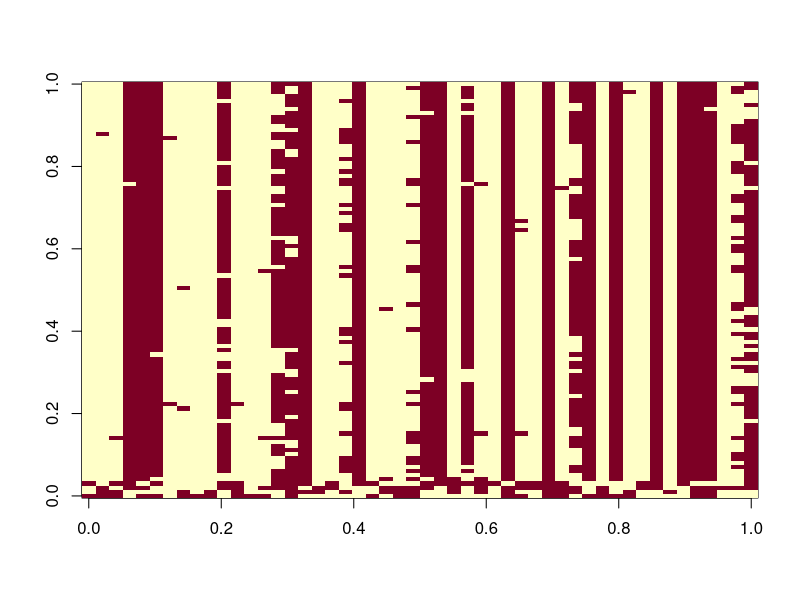

The R source for this figure:
## ---- chunk 1
set.seed(33)

# generate from mixture of normals
#' @param n number of samples
#' @param P a 2 by R matrix of allele frequencies
r_simplemix = function(n,P){
  R = ncol(P)
  z = sample(1:2,prob=c(0.5,0.5),size=n,replace=TRUE) #simulate z as 1 or 2
  x = matrix(nrow = n, ncol=R)
  for(i in 1:n){
    x[i,] = rbinom(R,rep(1,R),P[z[i],])
  }
  return(list(x=x,z=z))
}
P = rbind(c(0.5,0.5,0.5,0.5,0.5,0.5),c(0.001,0.999,0.001,0.999,0.001,0.999))
sim = r_simplemix(n=50,P)
x = sim$x
## ---- chunk 2

#' @param x an R vector of data
#' @param P a K by R matrix of allele frequencies
#' @return the log-likelihood for each of the K populations
log_pr_x_given_P = function(x,P){
  tP = t(P) #transpose P so tP is R by K
  return(colSums(x*log(tP)+(1-x)*log(1-tP)))
}

normalize = function(x){return(x/sum(x))} #used in sample_z below

#' @param x an n by R matrix of data
#' @param P a K by R matrix of allele frequencies
#' @return an n vector of group memberships
sample_z = function(x,P){
  K = nrow(P)
  loglik_matrix = apply(x, 1, log_pr_x_given_P, P=P)
  lik_matrix = exp(loglik_matrix) 
  p.z.given.x = apply(lik_matrix,2,normalize) # normalize columns
  z = rep(0, nrow(x))
  for(i in 1:length(z)){
    z[i] = sample(1:K, size=1,prob=p.z.given.x[,i],replace=TRUE)
  }
  return(z)
}


#' @param x an n by R matrix of data
#' @param z an n vector of cluster allocations
#' @return a 2 by R matrix of allele frequencies
sample_P = function(x, z){
  R = ncol(x)
  P = matrix(ncol=R,nrow=2)
  for(i in 1:2){
    sample_size = sum(z==i)
    if(sample_size==0){
      number_of_ones=rep(0,R) 
    } else {
      number_of_ones = colSums(x[z==i,])
    }
    P[i,] = rbeta(R,1+number_of_ones,1+sample_size-number_of_ones) 
  }
  return(P)
}

gibbs = function(x,niter = 100){
  z = sample(1:2,nrow(x),replace=TRUE)
  res = list(z = matrix(nrow=niter, ncol=nrow(x)))
  res$z[1,]=z 
  
  for(i in 2:niter){
    P = sample_P(x,z)
    z = sample_z(x,P)
    res$z[i,] = z
  }
  return(res)
}
  
## ---- chunk 3
  res = gibbs(x,100)
  table(res$z[1,],sim$z)
  table(res$z[100,],sim$z)
  image(t(res$z))
